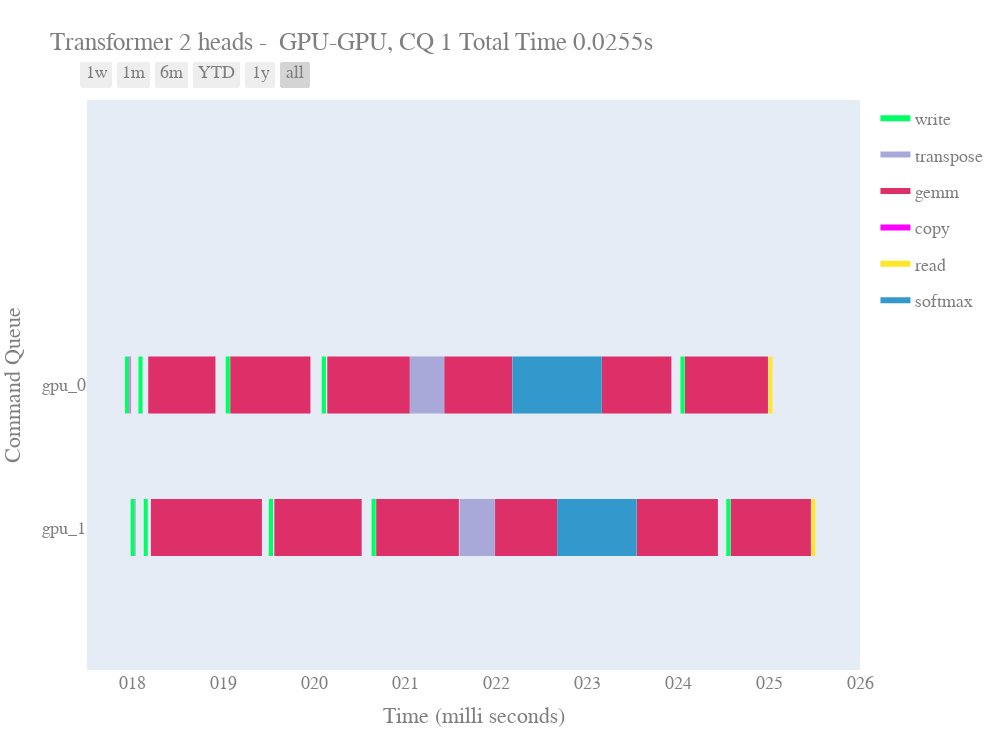

Notebook code cell kept with this figure:
### Code cell
df = []
kernels = {}




for kernel,events in relative_timestamps.items():
    dev = events["device"]
    cq = events["cmdq"]
    #print kernel,cq
    Task = "{}_{}".format(dev,cq)
    ##events -> write,read,nd_range
    ##event  -> device_queued,device_start,device-end
#         for interval in intervals:
#             Resource=event
#             Start = now + timedelta(seconds=interval[0])
#             Finish = now + timedelta(seconds=interval[1])
#             df.append(dict(Task=Task,Start=Start,Finish=Finish,Resource=Resource))

    
    if events["write"]["device_start"] > 0:
        #write_overhead_start = to_time_delta(events["write"]["host_queued"])
        write_event_start = write_overhead_end = to_time_delta(events["write"]["device_start"])
        write_event_end = to_time_delta(events["write"]["device_end"])
        #df.append(dict(Task=Task,Start=write_overhead_start,Finish=write_overhead_end,Resource='overhead'))
        df.append(dict(Task=Task,Start=write_event_start,Finish=write_event_end,Resource='write'))
    

    
    if kernel.startswith('FFC'):
        exec_resource = 'gemm'
    elif "transpose" in kernel:
        exec_resource = 'transpose'
    elif 'softmax' in kernel:
        exec_resource = 'softmax'
    else:
        exec_resource = 'copy'
    
    exec_event_start  = to_time_delta(events["nd_range"]["device_start"])
    exec_event_end = to_time_delta(events["nd_range"]["device_end"])
    df.append(dict(Task=Task,Start=exec_event_start,Finish=exec_event_end,Resource=exec_resource))
    
    
    if events["read"]["device_start"] > 0:
        read_event_start = to_time_delta(events["read"]["device_start"])
        read_overhead_start = read_event_end = to_time_delta(events["read"]["device_end"])
    #read_overhead_end = to_time_delta(events["read"]["host_end"])
        df.append(dict(Task=Task,Start=read_event_start,Finish=read_event_end,Resource='read'))
    #df.append(dict(Task=Task,Start=read_overhead_start,Finish=read_overhead_end,Resource='overhead'))
    

#print(df)
    
    
# df = [dict(Task="Job-1", Start='2017-01-01', Finish='2017-02-02', Resource='Complete'),
#       dict(Task="Job-1", Start='2017-02-15', Finish='2017-03-15', Resource='Incomplete'),
#       dict(Task="Job-2", Start='2017-01-17', Finish='2017-02-17', Resource='Not Started'),
#       dict(Task="Job-2", Start='2017-01-17', Finish='2017-02-17', Resource='Complete'),
#       dict(Task="Job-3", Start='2017-03-10', Finish='2017-03-20', Resource='Not Started'),
#       dict(Task="Job-3", Start='2017-04-01', Finish='2017-04-20', Resource='Not Started'),
#       dict(Task="Job-3", Start='2017-05-18', Finish='2017-06-18', Resource='Not Started'),
#       dict(Task="Job-4", Start='2017-01-14', Finish='2017-03-14', Resource='Complete')]

colors = {'copy': '#ff00ff',
          'read': (1, 0.9, 0.16),
          'write': 'rgb(0, 255, 100)',
         'overhead': 'rgb(0, 0, 255)',
         'gemm': '#dd3069',
         'transpose': '#a9a9d9',
         'softmax': '#3399cc'}

df.sort(key = lambda x : x['Task'])
#modify_task_labels(df)
fig = ff.create_gantt(df, colors=colors, index_col='Resource', show_colorbar=True,
                      group_tasks=True,width=1000,height=750)

fig.layout['xaxis']['tickformat'] = '%L'
fig.layout['title'] = 'Transformer 2 heads -  GPU-GPU, CQ {0} Total Time {1:.4f}s'.format(num_queues,total_time)
fig.layout['xaxis_title'] = 'Time (milli seconds)'
fig.layout['yaxis_title'] = 'Command Queue'
#fig.layout['xaxis_range']=[to_time_delta(0.017),to_time_delta(0.025)]
#fig.layout['xaxis_range'] = [0,6]
fig.layout['font'] = dict(
        family="Courier New, monospace",
        size=18,
        color="#7f7f7f")



fig.show()

### Figure 1 — Plotly figure (JSON) as saved in the notebook; plotly's stock layout.template omitted (floating-point values rounded to 4 significant figures)
{"data": [{"fill": "toself", "fillcolor": "rgb(0, 255, 100)", "hoverinfo": "name", "legendgroup": "rgb(0, 255, 100)", "mode": "none", "name": "write", "type": "scatter", "x": ["2020-03-19T00:00:00.018066", "2020-03-19T00:00:00.018111", "2020-03-19T00:00:00.018111", "2020-03-19T00:00:00.018066", "2020-03-19T00:00:00.018066", "2020-03-19T00:00:00.019025", "2020-03-19T00:00:00.019071", "2020-03-19T00:00:00.019071", "2020-03-19T00:00:00.019025", "2020-03-19T00:00:00.019025", "2020-03-19T00:00:00.017918", "2020-03-19T00:00:00.017963", "2020-03-19T00:00:00.017963", "2020-03-19T00:00:00.017918", "2020-03-19T00:00:00.017918", "2020-03-19T00:00:00.024026", "2020-03-19T00:00:00.024072", "2020-03-19T00:00:00.024072", "2020-03-19T00:00:00.024026", "2020-03-19T00:00:00.024026", "2020-03-19T00:00:00.020081", "2020-03-19T00:00:00.020127", "2020-03-19T00:00:00.020127", "2020-03-19T00:00:00.020081", "2020-03-19T00:00:00.020081", "2020-03-19T00:00:00.020629", "2020-03-19T00:00:00.020675", "2020-03-19T00:00:00.020675", "2020-03-19T00:00:00.020629", "2020-03-19T00:00:00.020629", "2020-03-19T00:00:00.018124", "2020-03-19T00:00:00.018168", "2020-03-19T00:00:00.018168", "2020-03-19T00:00:00.018124", "2020-03-19T00:00:00.018124", "2020-03-19T00:00:00.024530", "2020-03-19T00:00:00.024575", "2020-03-19T00:00:00.024575", "2020-03-19T00:00:00.024530", "2020-03-19T00:00:00.024530", "2020-03-19T00:00:00.019499", "2020-03-19T00:00:00.019546", "2020-03-19T00:00:00.019546", "2020-03-19T00:00:00.019499", "2020-03-19T00:00:00.019499", "2020-03-19T00:00:00.017980", "2020-03-19T00:00:00.018026", "2020-03-19T00:00:00.018026", "2020-03-19T00:00:00.017980"], "y": [0.8, 0.8, 1.2, 1.2, null, 0.8, 0.8, 1.2, 1.2, null, 0.8, 0.8, 1.2, 1.2, null, 0.8, 0.8, 1.2, 1.2, null, 0.8, 0.8, 1.2, 1.2, null, -0.2, -0.2, 0.2, 0.2, null, -0.2, -0.2, 0.2, 0.2, null, -0.2, -0.2, 0.2, 0.2, null, -0.2, -0.2, 0.2, 0.2, null, -0.2, -0.2, 0.2, 0.2]}, {"fill": "toself", "fillcolor": "rgb(169, 169, 217)", "hoverinfo": "name", "legendgroup": "rgb(169, 169, 217)", "mode": "none", "name": "transpose", "type": "scatter", "x": ["2020-03-19T00:00:00.021051", "2020-03-19T00:00:00.021427", "2020-03-19T00:00:00.021427", "2020-03-19T00:00:00.021051", "2020-03-19T00:00:00.021051", "2020-03-19T00:00:00.021595", "2020-03-19T00:00:00.021985", "2020-03-19T00:00:00.021985", "2020-03-19T00:00:00.021595"], "y": [0.8, 0.8, 1.2, 1.2, null, -0.2, -0.2, 0.2, 0.2]}, {"fill": "toself", "fillcolor": "rgb(221, 48, 105)", "hoverinfo": "name", "legendgroup": "rgb(221, 48, 105)", "mode": "none", "name": "gemm", "type": "scatter", "x": ["2020-03-19T00:00:00.021429", "2020-03-19T00:00:00.022176", "2020-03-19T00:00:00.022176", "2020-03-19T00:00:00.021429", "2020-03-19T00:00:00.021429", "2020-03-19T00:00:00.023163", "2020-03-19T00:00:00.023926", "2020-03-19T00:00:00.023926", "2020-03-19T00:00:00.023163", "2020-03-19T00:00:00.023163", "2020-03-19T00:00:00.018173", "2020-03-19T00:00:00.018912", "2020-03-19T00:00:00.018912", "2020-03-19T00:00:00.018173", "2020-03-19T00:00:00.018173", "2020-03-19T00:00:00.019075", "2020-03-19T00:00:00.019957", "2020-03-19T00:00:00.019957", "2020-03-19T00:00:00.019075", "2020-03-19T00:00:00.019075", "2020-03-19T00:00:00.024075", "2020-03-19T00:00:00.024988", "2020-03-19T00:00:00.024988", "2020-03-19T00:00:00.024075", "2020-03-19T00:00:00.024075", "2020-03-19T00:00:00.020142", "2020-03-19T00:00:00.021049", "2020-03-19T00:00:00.021049", "2020-03-19T00:00:00.020142", "2020-03-19T00:00:00.020142", "2020-03-19T00:00:00.020680", "2020-03-19T00:00:00.021589", "2020-03-19T00:00:00.021589", "2020-03-19T00:00:00.020680", "2020-03-19T00:00:00.020680", "2020-03-19T00:00:00.018203", "2020-03-19T00:00:00.019423", "2020-03-19T00:00:00.019423", "2020-03-19T00:00:00.018203", "2020-03-19T00:00:00.018203", "2020-03-19T00:00:00.024579", "2020-03-19T00:00:00.025460", "2020-03-19T00:00:00.025460", "2020-03-19T00:00:00.024579", "2020-03-19T00:00:00.024579", "2020-03-19T00:00:00.019560", "2020-03-19T00:00:00.020520", "2020-03-19T00:00:00.020520", "2020-03-19T00:00:00.019560", "2020-03-19T00:00:00.019560", "2020-03-19T00:00:00.021987", "2020-03-19T00:00:00.022669", "2020-03-19T00:00:00.022669", "2020-03-19T00:00:00.021987", "2020-03-19T00:00:00.021987", "2020-03-19T00:00:00.023546", "2020-03-19T00:00:00.024437", "2020-03-19T00:00:00.024437", "2020-03-19T00:00:00.023546"], "y": [0.8, 0.8, 1.2, 1.2, null, 0.8, 0.8, 1.2, 1.2, null, 0.8, 0.8, 1.2, 1.2, null, 0.8, 0.8, 1.2, 1.2, null, 0.8, 0.8, 1.2, 1.2, null, 0.8, 0.8, 1.2, 1.2, null, -0.2, -0.2, 0.2, 0.2, null, -0.2, -0.2, 0.2, 0.2, null, -0.2, -0.2, 0.2, 0.2, null, -0.2, -0.2, 0.2, 0.2, null, -0.2, -0.2, 0.2, 0.2, null, -0.2, -0.2, 0.2, 0.2]}, {"fill": "toself", "fillcolor": "rgb(255, 0, 255)", "hoverinfo": "name", "legendgroup": "rgb(255, 0, 255)", "mode": "none", "name": "copy", "type": "scatter", "x": ["2020-03-19T00:00:00.017968", "2020-03-19T00:00:00.017979", "2020-03-19T00:00:00.017979", "2020-03-19T00:00:00.017968", "2020-03-19T00:00:00.017968", "2020-03-19T00:00:00.018030", "2020-03-19T00:00:00.018034", "2020-03-19T00:00:00.018034", "2020-03-19T00:00:00.018030"], "y": [0.8, 0.8, 1.2, 1.2, null, -0.2, -0.2, 0.2, 0.2]}, {"fill": "toself", "fillcolor": "rgb(255, 230, 41)", "hoverinfo": "name", "legendgroup": "rgb(255, 230, 41)", "mode": "none", "name": "read", "type": "scatter", "x": ["2020-03-19T00:00:00.024995", "2020-03-19T00:00:00.025037", "2020-03-19T00:00:00.025037", "2020-03-19T00:00:00.024995", "2020-03-19T00:00:00.024995", "2020-03-19T00:00:00.025467", "2020-03-19T00:00:00.025509", "2020-03-19T00:00:00.025509", "2020-03-19T00:00:00.025467"], "y": [0.8, 0.8, 1.2, 1.2, null, -0.2, -0.2, 0.2, 0.2]}, {"fill": "toself", "fillcolor": "rgb(51, 153, 204)", "hoverinfo": "name", "legendgroup": "rgb(51, 153, 204)", "mode": "none", "name": "softmax", "type": "scatter", "x": ["2020-03-19T00:00:00.022178", "2020-03-19T00:00:00.023161", "2020-03-19T00:00:00.023161", "2020-03-19T00:00:00.022178", "2020-03-19T00:00:00.022178", "2020-03-19T00:00:00.022670", "2020-03-19T00:00:00.023544", "2020-03-19T00:00:00.023544", "2020-03-19T00:00:00.022670"], "y": [0.8, 0.8, 1.2, 1.2, null, -0.2, -0.2, 0.2, 0.2]}, {"legendgroup": "rgb(0, 255, 100)", "marker": {"color": "rgb(0, 255, 100)", "opacity": 0, "size": 1}, "mode": "markers", "name": "", "showlegend": false, "text": [null, null, null, null, null, null, null, null, null, null, null, null, null, null, null, null, null, null, null, null], "type": "scatter", "x": ["2020-03-19T00:00:00.018066", "2020-03-19T00:00:00.018111", "2020-03-19T00:00:00.019025", "2020-03-19T00:00:00.019071", "2020-03-19T00:00:00.017918", "2020-03-19T00:00:00.017963", "2020-03-19T00:00:00.024026", "2020-03-19T00:00:00.024072", "2020-03-19T00:00:00.020081", "2020-03-19T00:00:00.020127", "2020-03-19T00:00:00.020629", "2020-03-19T00:00:00.020675", "2020-03-19T00:00:00.018124", "2020-03-19T00:00:00.018168", "2020-03-19T00:00:00.024530", "2020-03-19T00:00:00.024575", "2020-03-19T00:00:00.019499", "2020-03-19T00:00:00.019546", "2020-03-19T00:00:00.017980", "2020-03-19T00:00:00.018026"], "y": [1, 1, 1, 1, 1, 1, 1, 1, 1, 1, 0, 0, 0, 0, 0, 0, 0, 0, 0, 0]}, {"legendgroup": "rgb(169, 169, 217)", "marker": {"color": "rgb(169, 169, 217)", "opacity": 0, "size": 1}, "mode": "markers", "name": "", "showlegend": false, "text": [null, null, null, null], "type": "scatter", "x": ["2020-03-19T00:00:00.021051", "2020-03-19T00:00:00.021427", "2020-03-19T00:00:00.021595", "2020-03-19T00:00:00.021985"], "y": [1, 1, 0, 0]}, {"legendgroup": "rgb(221, 48, 105)", "marker": {"color": "rgb(221, 48, 105)", "opacity": 0, "size": 1}, "mode": "markers", "name": "", "showlegend": false, "text": [null, null, null, null, null, null, null, null, null, null, null, null, null, null, null, null, null, null, null, null, null, null, null, null], "type": "scatter", "x": ["2020-03-19T00:00:00.021429", "2020-03-19T00:00:00.022176", "2020-03-19T00:00:00.023163", "2020-03-19T00:00:00.023926", "2020-03-19T00:00:00.018173", "2020-03-19T00:00:00.018912", "2020-03-19T00:00:00.019075", "2020-03-19T00:00:00.019957", "2020-03-19T00:00:00.024075", "2020-03-19T00:00:00.024988", "2020-03-19T00:00:00.020142", "2020-03-19T00:00:00.021049", "2020-03-19T00:00:00.020680", "2020-03-19T00:00:00.021589", "2020-03-19T00:00:00.018203", "2020-03-19T00:00:00.019423", "2020-03-19T00:00:00.024579", "2020-03-19T00:00:00.025460", "2020-03-19T00:00:00.019560", "2020-03-19T00:00:00.020520", "2020-03-19T00:00:00.021987", "2020-03-19T00:00:00.022669", "2020-03-19T00:00:00.023546", "2020-03-19T00:00:00.024437"], "y": [1, 1, 1, 1, 1, 1, 1, 1, 1, 1, 1, 1, 0, 0, 0, 0, 0, 0, 0, 0, 0, 0, 0, 0]}, {"legendgroup": "rgb(255, 0, 255)", "marker": {"color": "rgb(255, 0, 255)", "opacity": 0, "size": 1}, "mode": "markers", "name": "", "showlegend": false, "text": [null, null, null, null], "type": "scatter", "x": ["2020-03-19T00:00:00.017968", "2020-03-19T00:00:00.017979", "2020-03-19T00:00:00.018030", "2020-03-19T00:00:00.018034"], "y": [1, 1, 0, 0]}, {"legendgroup": "rgb(255, 230, 41)", "marker": {"color": "rgb(255, 230, 41)", "opacity": 0, "size": 1}, "mode": "markers", "name": "", "showlegend": false, "text": [null, null, null, null], "type": "scatter", "x": ["2020-03-19T00:00:00.024995", "2020-03-19T00:00:00.025037", "2020-03-19T00:00:00.025467", "2020-03-19T00:00:00.025509"], "y": [1, 1, 0, 0]}, {"legendgroup": "rgb(51, 153, 204)", "marker": {"color": "rgb(51, 153, 204)", "opacity": 0, "size": 1}, "mode": "markers", "name": "", "showlegend": false, "text": [null, null, null, null], "type": "scatter", "x": ["2020-03-19T00:00:00.022178", "2020-03-19T00:00:00.023161", "2020-03-19T00:00:00.022670", "2020-03-19T00:00:00.023544"], "y": [1, 1, 0, 0]}], "layout": {"font": {"color": "#7f7f7f", "family": "Courier New, monospace", "size": 18}, "height": 750, "hovermode": "closest", "showlegend": true, "title": {"text": "Transformer 2 heads -  GPU-GPU, CQ 1 Total Time 0.0255s"}, "width": 1000, "xaxis": {"rangeselector": {"buttons": [{"count": 7, "label": "1w", "step": "day", "stepmode": "backward"}, {"count": 1, "label": "1m", "step": "month", "stepmode": "backward"}, {"count": 6, "label": "6m", "step": "month", "stepmode": "backward"}, {"count": 1, "label": "YTD", "step": "year", "stepmode": "todate"}, {"count": 1, "label": "1y", "step": "year", "stepmode": "backward"}, {"step": "all"}]}, "showgrid": false, "tickformat": "%L", "title": {"text": "Time (milli seconds)"}, "type": "date", "zeroline": false}, "yaxis": {"autorange": false, "range": [-1, 3], "showgrid": false, "ticktext": ["gpu_1", "gpu_0"], "tickvals": [0, 1], "title": {"text": "Command Queue"}, "zeroline": false}}}
